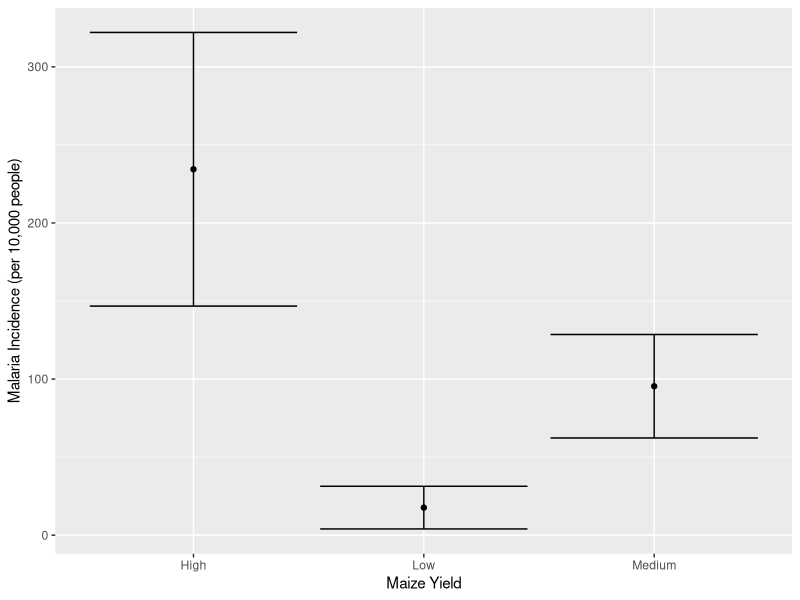
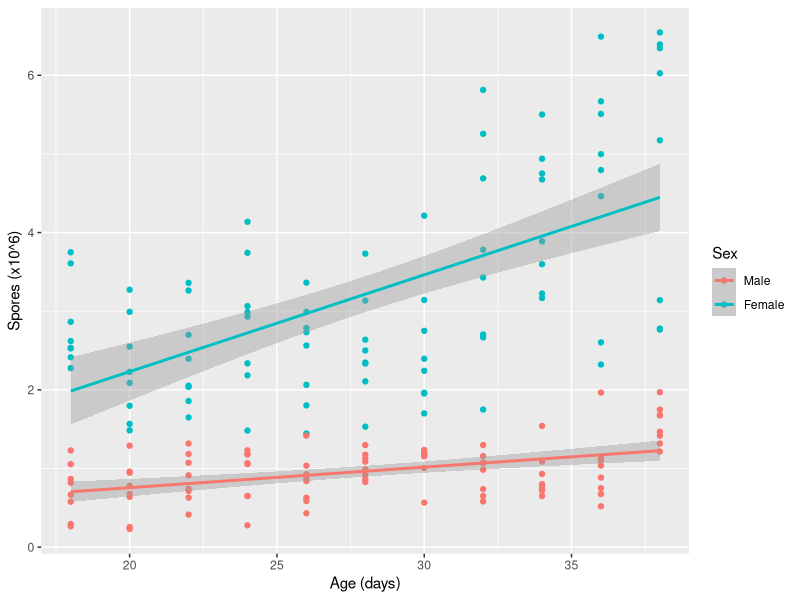

These figures' R source, in order:
## ---- chunk 1
# DO NOT ALTER CODE IN THIS CHUNK
# include=false tells RStudio to run the code, but not print this section in the html output
library(tidyverse)
## ---- chunk 2
#Run this chunk to load the data.
maize_data <- read_csv("./malaria-vs-maize.csv", 
                       col_names = TRUE, 
                       na = "NA",
                       col_types = list(villages = col_character(),
                                        maize_yield = col_factor(c("Low", 
                                                                   "Medium", 
                                                                   "High")),
                                        incidence_rates = col_integer()))

glimpse(maize_data, width = 75)
## ---- chunk 3
maize_data

## ---- chunk 4
# Use this chunk for Exercise 4-6
# Exercise 4 
high_yield <- maize_data %>% 
  filter(maize_yield == "High") %>%
  summarise(mean = mean(incidence_rates, na.rm = TRUE),
            n = length(villages),
            sd = sd(incidence_rates, na.rm = TRUE),
            se = sd/sqrt(n),
            CI_lower = mean - 1.96*se,
            CI_upper = mean + 1.96*se)

med_yield <- maize_data %>% 
  filter(maize_yield == "Medium") %>%
   summarise(mean = mean(incidence_rates, na.rm = TRUE),
            n = length(villages),
            sd = sd(incidence_rates, na.rm = TRUE),
            se = sd/sqrt(n),
            CI_lower = mean - 1.96*se,
            CI_upper = mean + 1.96*se)

low_yield <- maize_data %>% 
  filter(maize_yield == "Low") %>%
    summarise(mean = mean(incidence_rates, na.rm = TRUE),
            n = length(villages),
            sd = sd(incidence_rates, na.rm = TRUE),
            se = sd/sqrt(n),
            CI_lower = mean - 1.96*se,
            CI_upper = mean + 1.96*se)


high_med <- full_join(x = high_yield, y= med_yield,)
maize_summary <- full_join(x = high_med, y= low_yield)

yield_level <- c('High', 'Medium', 'Low')

maize_summary$yield_level <- yield_level

maize_summary

dim(maize_data)
## ---- chunk 5
# Use this chunk for Exercise 8.


ggplot(maize_summary, aes(yield_level, mean)) + 
  geom_point() +
  geom_errorbar(aes(ymin = CI_lower, ymax = CI_upper)) +
  labs(x = "Maize Yield",
       y="Malaria Incidence (per 10,000 people)")

## ---- chunk 6
#Run this chunk to load the data. 
sex_data <- read_csv("./sex-vs-infection.csv", 
                     col_names = TRUE, 
                     na = "NA",
                     col_types = list(sex = col_factor(c("M", 
                                                         "F")),
                                      spores_mill = col_double(),
                                      age = col_integer()))

glimpse(sex_data, width = 75)
## ---- chunk 7
# Use this chunk for Exercise 14
male <- sex_data %>%
  filter(sex == "M")

female <- sex_data %>%
  filter(sex == "F")

length(female$sex)
length(male$sex)

## ---- chunk 8
# Use this chunk for Exercise 15
male %>%
  summarise(min = min(age),
            max = max(age))

female %>%
  summarise(min = min(age),
            max = max(age))

new_sex_data <- sex_data %>%
  filter(age >= 18 & age <= 38)

new_sex_data
## ---- chunk 9
# Use this chunk for Exercise 16.
ggplot(new_sex_data, aes(age, spores_mill, colour = sex)) +
  geom_point() +
  stat_smooth(method = "lm", formula = y ~ x) +
  scale_colour_discrete(labels = c("F" = "Female", 
                              "M" = "Male")) +
  labs(x = "Age (days)",
       y = "Spores (x10^6)",
       colour = "Sex")
